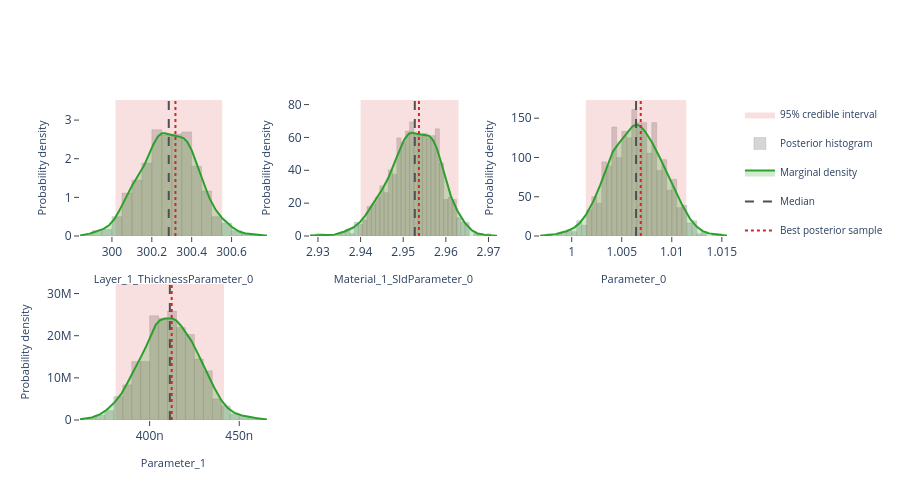

Source (notebook cell):
### Markdown cell above
## Interactive posterior plots

The next three cells render the same Plotly figures that are shown on the
Bayesian Posterior tab of the EasyReflectometryApp:

* **Marginals** — per-parameter distribution: histogram + smooth KDE marginal,
  shaded 95% credible interval, and median / best-sample lines
  (`plot_distribution` or `posterior.distribution()`)
* **Corner plot** — pairwise marginals + 2-D contours + scatter (`plot_corner`)
* **Traces** — per-chain trace + marginal histogram (`plot_trace`)

The standalone helpers are called with ``return_figure=True`` so they return a
Plotly ``Figure`` that we render in the notebook with ``fig.show()``; the
``PosteriorResults`` methods return the figure directly.

### Code cell
# ---- Marginal posterior distributions ---------------------------------------
# One panel per free parameter, each overlaying the posterior histogram, a
# smooth Gaussian-KDE marginal, the shaded 95% credible interval, and the
# median / best-sample reference lines.  Mirrors the "Marginals" sub-tab in
# the EasyReflectometryApp.

# The PosteriorResults method passes ``logp`` through automatically so the
# best posterior sample (MAP) line is drawn:
fig = posterior.distribution()
fig.show()

# Standalone equivalent (pass ``logp`` to get the best-sample line):
# fig = plot_distribution(
#     posterior.draws,
#     posterior.param_names,
#     logp=posterior.logp,
#     return_figure=True,
# )
# fig.show()

### Figure 1 — Plotly figure (JSON) as saved in the notebook; plotly's stock layout.template omitted (floating-point values rounded to 4 significant figures; data arrays with more than 128 entries replaced by an {"elided": "..."} marker saying what was removed)
{"data": [{"fill": "toself", "fillcolor": "rgba(214, 39, 40, 0.14)", "hoverinfo": "skip", "legendgroup": "95% credible interval", "line": {"color": "rgba(214, 39, 40, 0.14)", "width": 0}, "mode": "lines", "name": "95% credible interval", "showlegend": true, "type": "scatter", "x": [300.0, 300.6, 300.6, 300.0, 300.0], "xaxis": "x", "y": [0.0, 0.0, 3.52, 3.52, 0.0], "yaxis": "y"}, {"histnorm": "probability density", "hovertemplate": "sample=%{x:.4f}<br>density: %{y:.2f}<extra></extra>", "legendgroup": "histogram", "marker": {"color": "rgba(120, 120, 120, 0.38)", "line": {"color": "rgba(120, 120, 120, 0.24)", "width": 1}}, "name": "Posterior histogram", "nbinsx": 40, "opacity": 0.82, "showlegend": true, "type": "histogram", "x": {"elided": "720 float values"}, "xaxis": "x", "yaxis": "y"}, {"fill": "tozeroy", "fillcolor": "rgba(44, 160, 44, 0.22)", "hovertemplate": "Layer_1_ThicknessParameter_0: %{x:.4f}<br>density: %{y:.4f}<extra></extra>", "legendgroup": "marginal", "line": {"color": "rgb(44, 160, 44)", "width": 2}, "mode": "lines", "name": "Marginal density", "showlegend": true, "type": "scatter", "x": {"elided": "256 float values"}, "xaxis": "x", "y": {"elided": "256 float values"}, "yaxis": "y"}, {"hovertemplate": "Median: %{x:.4f}<extra></extra>", "legendgroup": "Median", "line": {"color": "rgb(80, 80, 80)", "dash": "dash", "width": 2}, "mode": "lines", "name": "Median", "showlegend": true, "type": "scatter", "x": [300.3, 300.3], "xaxis": "x", "y": [0.0, 3.52], "yaxis": "y"}, {"hovertemplate": "Best posterior sample: %{x:.4f}<extra></extra>", "legendgroup": "Best posterior sample", "line": {"color": "rgb(214, 39, 40)", "dash": "dot", "width": 2}, "mode": "lines", "name": "Best posterior sample", "showlegend": true, "type": "scatter", "x": [300.3, 300.3], "xaxis": "x", "y": [0.0, 3.52], "yaxis": "y"}, {"fill": "toself", "fillcolor": "rgba(214, 39, 40, 0.14)", "hoverinfo": "skip", "legendgroup": "95% credible interval", "line": {"color": "rgba(214, 39, 40, 0.14)", "width": 0}, "mode": "lines", "name": "95% credible interval", "showlegend": false, "type": "scatter", "x": [2.94, 2.963, 2.963, 2.94, 2.94], "xaxis": "x2", "y": [0.0, 0.0, 82.79, 82.79, 0.0], "yaxis": "y2"}, {"histnorm": "probability density", "hovertemplate": "sample=%{x:.4f}<br>density: %{y:.2f}<extra></extra>", "legendgroup": "histogram", "marker": {"color": "rgba(120, 120, 120, 0.38)", "line": {"color": "rgba(120, 120, 120, 0.24)", "width": 1}}, "name": "Posterior histogram", "nbinsx": 40, "opacity": 0.82, "showlegend": false, "type": "histogram", "x": {"elided": "720 float values"}, "xaxis": "x2", "yaxis": "y2"}, {"fill": "tozeroy", "fillcolor": "rgba(44, 160, 44, 0.22)", "hovertemplate": "Material_1_SldParameter_0: %{x:.4f}<br>density: %{y:.4f}<extra></extra>", "legendgroup": "marginal", "line": {"color": "rgb(44, 160, 44)", "width": 2}, "mode": "lines", "name": "Marginal density", "showlegend": false, "type": "scatter", "x": {"elided": "256 float values"}, "xaxis": "x2", "y": {"elided": "256 float values"}, "yaxis": "y2"}, {"hovertemplate": "Median: %{x:.4f}<extra></extra>", "legendgroup": "Median", "line": {"color": "rgb(80, 80, 80)", "dash": "dash", "width": 2}, "mode": "lines", "name": "Median", "showlegend": false, "type": "scatter", "x": [2.953, 2.953], "xaxis": "x2", "y": [0.0, 82.79], "yaxis": "y2"}, {"hovertemplate": "Best posterior sample: %{x:.4f}<extra></extra>", "legendgroup": "Best posterior sample", "line": {"color": "rgb(214, 39, 40)", "dash": "dot", "width": 2}, "mode": "lines", "name": "Best posterior sample", "showlegend": false, "type": "scatter", "x": [2.954, 2.954], "xaxis": "x2", "y": [0.0, 82.79], "yaxis": "y2"}, {"fill": "toself", "fillcolor": "rgba(214, 39, 40, 0.14)", "hoverinfo": "skip", "legendgroup": "95% credible interval", "line": {"color": "rgba(214, 39, 40, 0.14)", "width": 0}, "mode": "lines", "name": "95% credible interval", "showlegend": false, "type": "scatter", "x": [1.001, 1.011, 1.011, 1.001, 1.001], "xaxis": "x3", "y": [0.0, 0.0, 173.2, 173.2, 0.0], "yaxis": "y3"}, {"histnorm": "probability density", "hovertemplate": "sample=%{x:.4f}<br>density: %{y:.2f}<extra></extra>", "legendgroup": "histogram", "marker": {"color": "rgba(120, 120, 120, 0.38)", "line": {"color": "rgba(120, 120, 120, 0.24)", "width": 1}}, "name": "Posterior histogram", "nbinsx": 40, "opacity": 0.82, "showlegend": false, "type": "histogram", "x": {"elided": "720 float values"}, "xaxis": "x3", "yaxis": "y3"}, {"fill": "tozeroy", "fillcolor": "rgba(44, 160, 44, 0.22)", "hovertemplate": "Parameter_0: %{x:.4f}<br>density: %{y:.4f}<extra></extra>", "legendgroup": "marginal", "line": {"color": "rgb(44, 160, 44)", "width": 2}, "mode": "lines", "name": "Marginal density", "showlegend": false, "type": "scatter", "x": {"elided": "256 float values"}, "xaxis": "x3", "y": {"elided": "256 float values"}, "yaxis": "y3"}, {"hovertemplate": "Median: %{x:.4f}<extra></extra>", "legendgroup": "Median", "line": {"color": "rgb(80, 80, 80)", "dash": "dash", "width": 2}, "mode": "lines", "name": "Median", "showlegend": false, "type": "scatter", "x": [1.006, 1.006], "xaxis": "x3", "y": [0.0, 173.2], "yaxis": "y3"}, {"hovertemplate": "Best posterior sample: %{x:.4f}<extra></extra>", "legendgroup": "Best posterior sample", "line": {"color": "rgb(214, 39, 40)", "dash": "dot", "width": 2}, "mode": "lines", "name": "Best posterior sample", "showlegend": false, "type": "scatter", "x": [1.007, 1.007], "xaxis": "x3", "y": [0.0, 173.2], "yaxis": "y3"}, {"fill": "toself", "fillcolor": "rgba(214, 39, 40, 0.14)", "hoverinfo": "skip", "legendgroup": "95% credible interval", "line": {"color": "rgba(214, 39, 40, 0.14)", "width": 0}, "mode": "lines", "name": "95% credible interval", "showlegend": false, "type": "scatter", "x": [3.81e-07, 4.415e-07, 4.415e-07, 3.81e-07, 3.81e-07], "xaxis": "x4", "y": [0.0, 0.0, 32270000.0, 32270000.0, 0.0], "yaxis": "y4"}, {"histnorm": "probability density", "hovertemplate": "sample=%{x:.4f}<br>density: %{y:.2f}<extra></extra>", "legendgroup": "histogram", "marker": {"color": "rgba(120, 120, 120, 0.38)", "line": {"color": "rgba(120, 120, 120, 0.24)", "width": 1}}, "name": "Posterior histogram", "nbinsx": 40, "opacity": 0.82, "showlegend": false, "type": "histogram", "x": {"elided": "720 float values"}, "xaxis": "x4", "yaxis": "y4"}, {"fill": "tozeroy", "fillcolor": "rgba(44, 160, 44, 0.22)", "hovertemplate": "Parameter_1: %{x:.4f}<br>density: %{y:.4f}<extra></extra>", "legendgroup": "marginal", "line": {"color": "rgb(44, 160, 44)", "width": 2}, "mode": "lines", "name": "Marginal density", "showlegend": false, "type": "scatter", "x": {"elided": "256 float values"}, "xaxis": "x4", "y": {"elided": "256 float values"}, "yaxis": "y4"}, {"hovertemplate": "Median: %{x:.4f}<extra></extra>", "legendgroup": "Median", "line": {"color": "rgb(80, 80, 80)", "dash": "dash", "width": 2}, "mode": "lines", "name": "Median", "showlegend": false, "type": "scatter", "x": [4.113e-07, 4.113e-07], "xaxis": "x4", "y": [0.0, 32270000.0], "yaxis": "y4"}, {"hovertemplate": "Best posterior sample: %{x:.4f}<extra></extra>", "legendgroup": "Best posterior sample", "line": {"color": "rgb(214, 39, 40)", "dash": "dot", "width": 2}, "mode": "lines", "name": "Best posterior sample", "showlegend": false, "type": "scatter", "x": [4.123e-07, 4.123e-07], "xaxis": "x4", "y": [0.0, 32270000.0], "yaxis": "y4"}], "layout": {"barmode": "overlay", "height": 500, "legend": {"font": {"size": 10}}, "plot_bgcolor": "white", "showlegend": true, "xaxis": {"anchor": "y", "domain": [0.0, 0.2889], "range": [299.8, 300.8], "showgrid": false, "ticks": "outside", "title": {"font": {"size": 11}, "text": "Layer_1_ThicknessParameter_0"}, "zeroline": false}, "xaxis2": {"anchor": "y2", "domain": [0.3556, 0.6444], "range": [2.928, 2.972], "showgrid": false, "ticks": "outside", "title": {"font": {"size": 11}, "text": "Material_1_SldParameter_0"}, "zeroline": false}, "xaxis3": {"anchor": "y3", "domain": [0.7111, 1.0], "range": [0.9968, 1.016], "showgrid": false, "ticks": "outside", "title": {"font": {"size": 11}, "text": "Parameter_0"}, "zeroline": false}, "xaxis4": {"anchor": "y4", "domain": [0.0, 0.2889], "range": [3.611e-07, 4.654e-07], "showgrid": false, "ticks": "outside", "title": {"font": {"size": 11}, "text": "Parameter_1"}, "zeroline": false}, "xaxis5": {"anchor": "y5", "domain": [0.3556, 0.6444], "showgrid": false, "ticks": "outside", "zeroline": false}, "xaxis6": {"anchor": "y6", "domain": [0.7111, 1.0], "showgrid": false, "ticks": "outside", "zeroline": false}, "yaxis": {"anchor": "x", "domain": [0.575, 1.0], "range": [0.0, 3.52], "showgrid": false, "ticks": "outside", "title": {"font": {"size": 11}, "text": "Probability density"}, "zeroline": false}, "yaxis2": {"anchor": "x2", "domain": [0.575, 1.0], "range": [0.0, 82.79], "showgrid": false, "ticks": "outside", "title": {"font": {"size": 11}, "text": "Probability density"}, "zeroline": false}, "yaxis3": {"anchor": "x3", "domain": [0.575, 1.0], "range": [0.0, 173.2], "showgrid": false, "ticks": "outside", "title": {"font": {"size": 11}, "text": "Probability density"}, "zeroline": false}, "yaxis4": {"anchor": "x4", "domain": [0.0, 0.425], "range": [0.0, 32270000.0], "showgrid": false, "ticks": "outside", "title": {"font": {"size": 11}, "text": "Probability density"}, "zeroline": false}, "yaxis5": {"anchor": "x5", "domain": [0.0, 0.425], "showgrid": false, "ticks": "outside", "zeroline": false}, "yaxis6": {"anchor": "x6", "domain": [0.0, 0.425], "showgrid": false, "ticks": "outside", "zeroline": false}}}
